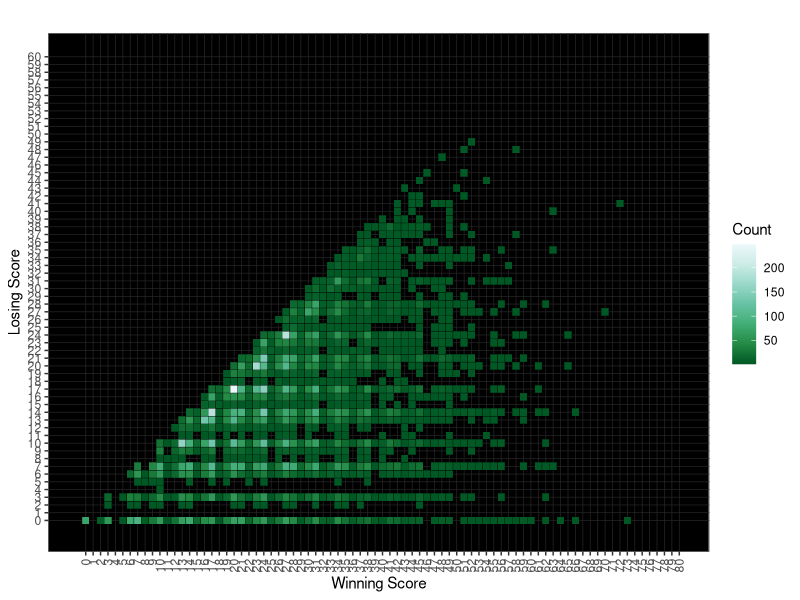

Recreate this plot in R.
# Import data, set working directory, libraries
setwd("~/Dropbox/R/Football")
games<-read.csv("boxscores_game_scores.cgi_game_scores.csv", comment.char="#", stringsAsFactors=FALSE)
library(ggplot2)

# Conver to numeric values
games$PtsW<-as.numeric(games$PtsW)
games$PtsL<-as.numeric(games$PtsL)
games$Count<-as.numeric(games$Count)

# Output plot
# Recommended resolution: 1600x900 px
ggplot(games,aes(x=PtsW,y=PtsL))+
  geom_tile(aes(fill=Count),color="black")+
  ggtitle("")+
  ylab("Losing Score")+
  xlab("Winning Score")+
  scale_fill_distiller(palette="BuGn")+
  scale_y_continuous(limits=c(-1,60),breaks=0:60)+
  scale_x_continuous(limits=c(-1,80),breaks=0:80)+
  theme_bw()+
  theme(axis.text.x = element_text(angle = 90, hjust = 1,vjust=.5))+
  theme(panel.background=element_rect(fill="#000000", color="#F0F0F0"))+
  theme(panel.grid.major=element_line(color="#252525",size=.25))+
  theme(panel.grid.minor=element_blank())